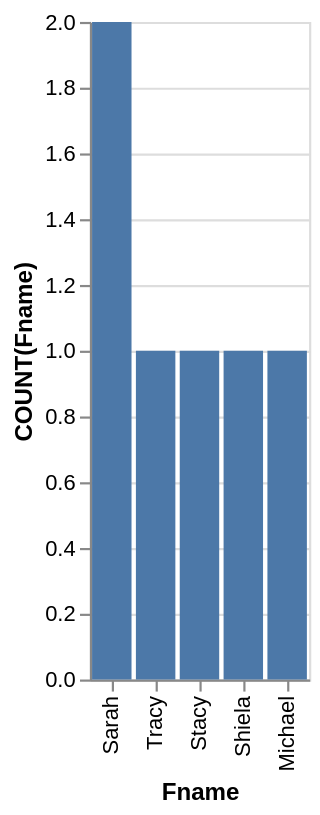

Vega-Lite specification for this chart:
### Vega-Lite specification from a JSON file in a GitHub repository (floating-point values rounded to 4 significant figures)
{"data": {"values": [{"x_data": "Sarah", "y_data": 2}, {"x_data": "Tracy", "y_data": 1}, {"x_data": "Stacy", "y_data": 1}, {"x_data": "Shiela", "y_data": 1}, {"x_data": "Michael", "y_data": 1}]}, "mark": "bar", "encoding": {"x": {"field": "x_data", "type": "nominal", "title": "Fname", "sort": {"op": "sum", "field": "y_data", "order": "descending"}}, "y": {"field": "y_data", "type": "quantitative", "title": "COUNT(Fname)"}}}
